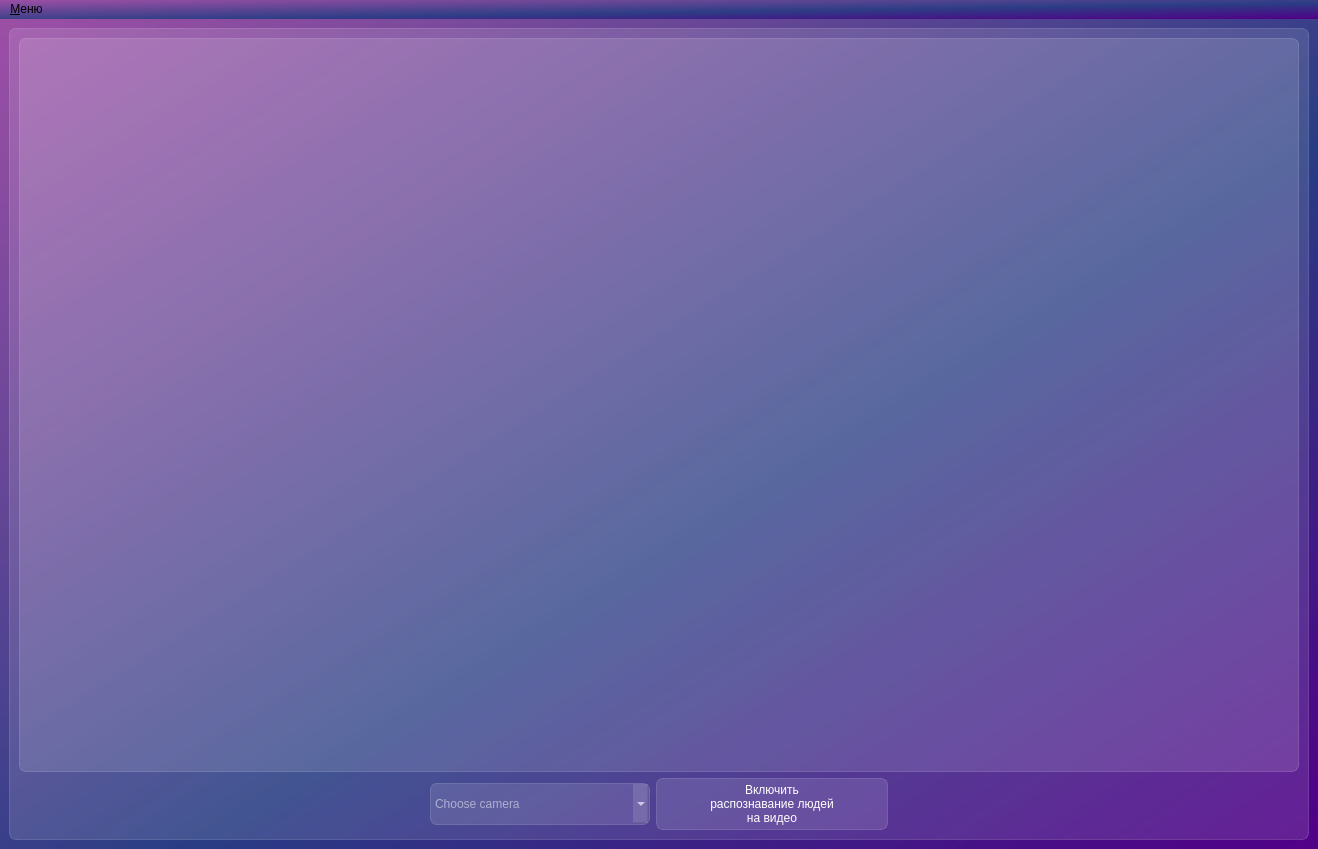
<?xml version="1.0" encoding="UTF-8"?>
<ui version="4.0">
 <class>MainWindow</class>
 <widget class="QMainWindow" name="MainWindow">
  <property name="geometry">
   <rect>
    <x>0</x>
    <y>0</y>
    <width>1318</width>
    <height>849</height>
   </rect>
  </property>
  <property name="windowTitle">
   <string>MonkeOS-team</string>
  </property>
  <property name="styleSheet">
   <string notr="true">background-color: qlineargradient(spread:pad, x1:1, y1:1, x2:0, y2:0, stop:0 rgba(81, 0, 135, 255), stop:0.427447 rgba(41, 61, 132, 235), stop:1 rgba(155, 79, 165, 255));</string>
  </property>
  <widget class="QWidget" name="centralwidget">
   <layout class="QGridLayout" name="gridLayout">
    <item row="0" column="0">
     <widget class="QFrame" name="frame">
      <property name="styleSheet">
       <string notr="true">background-color: rgba(255, 255, 255, 30);
border: 1px solid rgba(255, 255, 255, 40);
border-radius: 7px</string>
      </property>
      <property name="frameShape">
       <enum>QFrame::Shape::StyledPanel</enum>
      </property>
      <property name="frameShadow">
       <enum>QFrame::Shadow::Raised</enum>
      </property>
      <layout class="QGridLayout" name="gridLayout_2">
       <item row="1" column="3">
        <spacer name="horizontalSpacer_4">
         <property name="orientation">
          <enum>Qt::Orientation::Horizontal</enum>
         </property>
         <property name="sizeHint" stdset="0">
          <size>
           <width>402</width>
           <height>20</height>
          </size>
         </property>
        </spacer>
       </item>
       <item row="1" column="2">
        <widget class="QPushButton" name="activate_people_detector">
         <property name="styleSheet">
          <string notr="true">QPushButton {
	color: white;
	background-color: rgba(255, 255, 255, 30);
	border: 1px solid rgba(255, 255, 255, 40);
	border-radius: 7px;
	width: 230px;
	height: 50px
}
QPushButton:hover {
	background-color: rgba(255, 255, 255, 40);
}
QPushButton:pressed {
	background-color: rgba(255, 255, 255, 70);
}</string>
         </property>
         <property name="text">
          <string>Включить 
распознавание людей 
на видео</string>
         </property>
        </widget>
       </item>
       <item row="1" column="1">
        <widget class="QComboBox" name="cb_current_camera">
         <property name="styleSheet">
          <string notr="true">QComboBox{
	color: white;
	background-color: rgba(255, 255, 255, 30);
	border: 1px solid rgba(255, 255, 255, 40);
	border-radius: 7px;
	width: 200px;
	height: 40px
}

QComboBox:item {
color: black;
}

/*

QComboBox {
font-size: 16px;
color: white;
}
QComboBox QAbstractItemView
{
    border: 2px solid darkgray;
    color: black;
    selection-background-color: QLinearGradient( x1: 0, y1: 0, x2: 0, y2: 1, stop: 0 #111, stop: 1 #333);
}
QComboBox:item {                              
	margin:3px; 
	color: black;
}  

QComboBox:item:selected
{
     border: 0px solid #999900;
     background: transparent;
}
QComboBox:item:checked
{
     font-weight: bold;
}*/</string>
         </property>
         <property name="currentIndex">
          <number>-1</number>
         </property>
         <property name="placeholderText">
          <string>Choose camera</string>
         </property>
        </widget>
       </item>
       <item row="1" column="0">
        <spacer name="horizontalSpacer_2">
         <property name="orientation">
          <enum>Qt::Orientation::Horizontal</enum>
         </property>
         <property name="sizeHint" stdset="0">
          <size>
           <width>402</width>
           <height>20</height>
          </size>
         </property>
        </spacer>
       </item>
       <item row="0" column="0" colspan="4">
        <widget class="QLabel" name="video_stream">
         <property name="minimumSize">
          <size>
           <width>0</width>
           <height>0</height>
          </size>
         </property>
         <property name="maximumSize">
          <size>
           <width>1920</width>
           <height>1080</height>
          </size>
         </property>
         <property name="text">
          <string/>
         </property>
        </widget>
       </item>
      </layout>
     </widget>
    </item>
   </layout>
  </widget>
  <widget class="QMenuBar" name="menubar">
   <property name="geometry">
    <rect>
     <x>0</x>
     <y>0</y>
     <width>1318</width>
     <height>33</height>
    </rect>
   </property>
   <widget class="QMenu" name="menu">
    <property name="title">
     <string>&amp;Меню</string>
    </property>
    <addaction name="settings"/>
    <addaction name="cameras_settings"/>
   </widget>
   <addaction name="menu"/>
  </widget>
  <action name="settings">
   <property name="text">
    <string>&amp;Настройки почты</string>
   </property>
  </action>
  <action name="actionst">
   <property name="text">
    <string>st</string>
   </property>
  </action>
  <action name="action1">
   <property name="text">
    <string>1</string>
   </property>
  </action>
  <action name="cameras_settings">
   <property name="text">
    <string>Настройки камер</string>
   </property>
  </action>
 </widget>
 <resources/>
 <connections/>
</ui>
